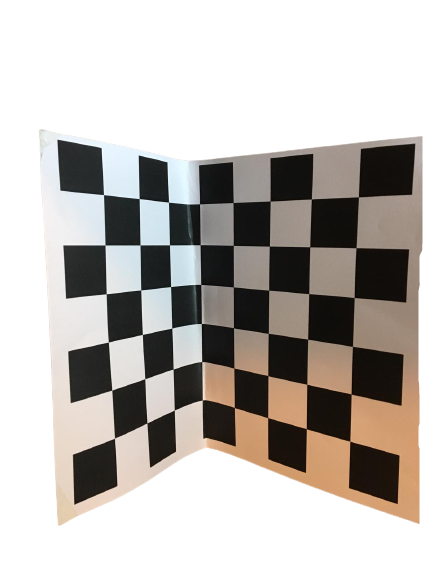
%> input picture EE417-Computer Vision/LAB Assignment 6/MATLAB CODES & INPUT IMAGES/mychecker.png, 433 x 577 px
$ octave postlab6.m   (GNU Octave 9; MATLAB toolbox functions it lacks are replaced by stand-ins)
%> lines starting %> are read from the running program, lines starting %| are printed output that depends on the picture; in (x1, y1, x2, y2) boxes, pixels count from 0 and x2, y2 are one past the last pixel; in counts of white or black regions, pixels touching at a corner belong together; the program's own positions count from 1
object = imread("mychecker.png");
%> object is the input picture: size 577x433x3 uint8; mean R, G, B 187.9, 183.2, 178.9
% Ensuring grey scale image
[row,col,ch] = size(object);
%> row = 577; col = 433; ch = 3
if(ch == 3)
    img = rgb2gray(object);
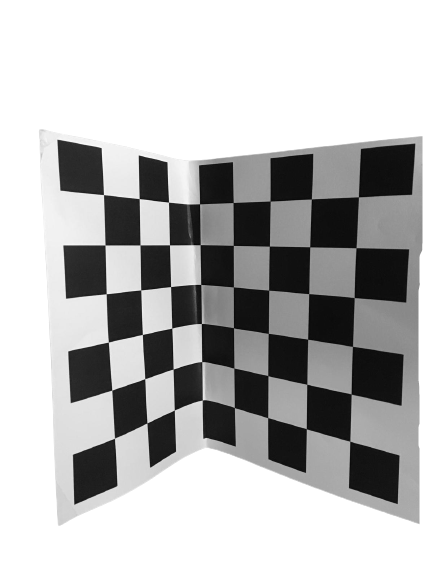
%> img: size 577x433 uint8; min 4, max 255, mean 184.2
end
img = imgaussfilt(img);
BW = edge(img,'canny');
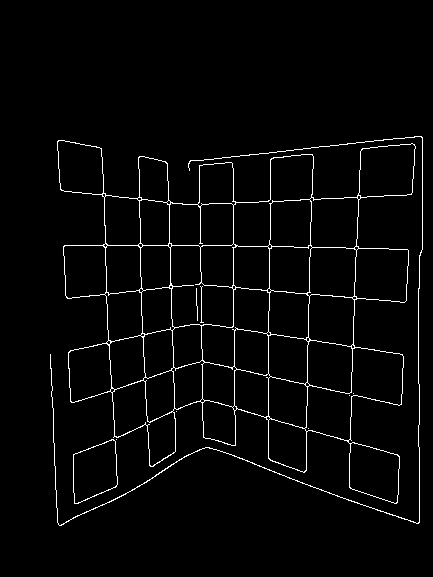
%> BW: size 577x433 logical; 2.7% white in thin lines or dots, all inside (x1, y1, x2, y2) = (50, 136, 423, 526)
[H,T,R] = hough(BW,'Theta',-90:0.5:89);
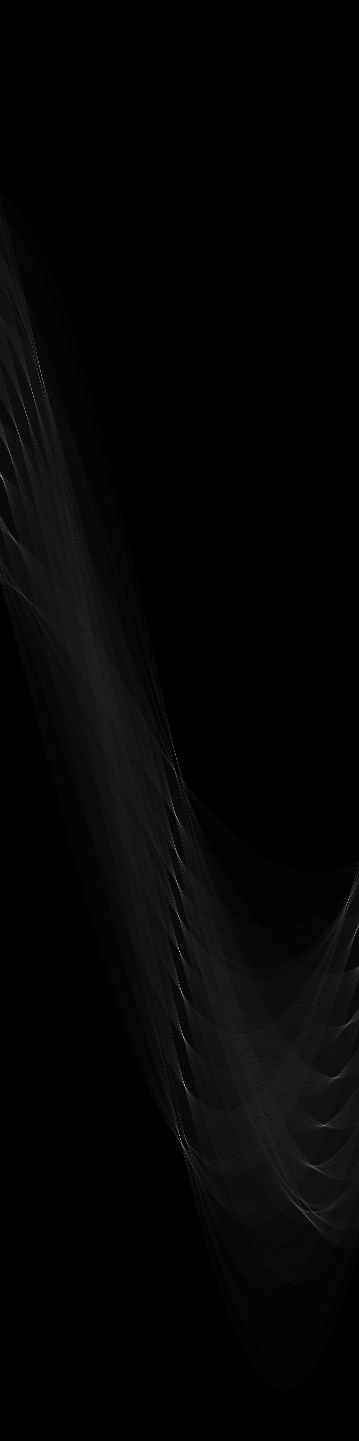
%> H: size 1441x359 double; min 0, max 218, mean 4.7
%> T = 359 values from -90 to 89; R = 1441 values from -720 to 720

peaks = 20;
P  = houghpeaks(H,peaks);
%> P = 20 rows, first 12: [952 180; 884 178; 477 2; 1086 185; 1136 180; 903 348; 1035 183; 434 19; 919 180; 412 26; 992 182; 933 356]

% Find lines and plot them
fillgap = 20;
minlength = 20;
lines = houghlines(BW,T,R,P,'FillGap',fillgap,'MinLength',minlength);
%> lines = 42 lines; longest, point1 to point2 (x, y): (168, 164) to (175, 419), (415, 137) to (190, 163), (196, 285) to (419, 305), (201, 323) to (419, 358), (203, 399) to (400, 457), (140, 244) to (149, 449)
figure()
subplot(1,2,1)
imshow(img);
title("Calibration Object")
subplot(1,2,2)
imshow(img);
hold on
for k = 1:length(lines)
 xy = [lines(k).point1; lines(k).point2];
 plot(xy(:,1),xy(:,2),'LineWidth',2,'Color','green');
 % plot beginnings and ends of lines
 plot(xy(1,1),xy(1,2),'x','LineWidth',2,'Color','yellow');
 plot(xy(2,1),xy(2,2),'x','LineWidth',2,'Color','red');
end
%> this loop made 42 passes
%> xy on passes 1 to 12: [233 157; 235 290], [235 331; 236 457], [168 164; 175 419], [176 439; 176 463], [65 246; 172 247], [236 247; 359 248], [350 454; 350 479], [351 423; 351 451], [352 397; 352 417], [356 280; 356 300], [358 223; 358 250], [359 194; 359 217]
title("Result of Hough line Detection")
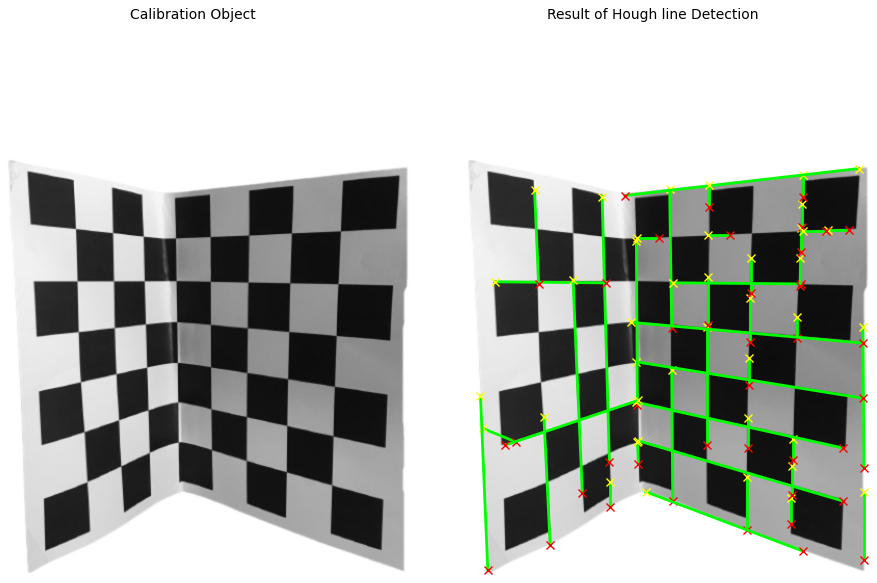
%> figure redrawn from the program's plot data, 2 panels

thetas = [-81, -77.5, -85, 0.5, -0.5, 1]; %first 3 horizontal, next 3 vertical
rhos = [-287, -309, -266, 271, 231, 314];

figure()
imshow(img)
hold on
x = -500:500;
for i = 1:6
    y = (rhos(1, i) - x*cosd(thetas(1, i))) / sind(thetas(1,i));
    plot(x, y,'LineWidth',2,'Color', 'magenta')
end
C = corner(img);
%> C = 89 rows, first 12: [172 287; 104 195; 170 203; 143 336; 109 343; 140 200; 171 246; 108 294; 113 391; 173 329; 146 379; 142 291]
plot(C(:,1),C(:,2),'bo');
intersection_list = [];
for i = 1:3
    for k = 4:6
    B = [rhos(1,i); rhos(1,k)];
    A = [cosd(thetas(1,i)), sind(thetas(1,i)); cosd(thetas(1,k)), sind(thetas(1,k))];
    inv_a = inv(A);
    intersection = inv_a* B;
    intersection_list = [intersection_list; [intersection(1,1), intersection(2,1)]];
    plot(intersection(1,1), intersection(2,1), 'r.', 'Color', 'magenta', 'MarkerSize', 25);
    end
end
%> after the loop, intersection_list = [268.1 333; 233.9 327.6; 308.1 339.4; 267.7 375.9; 234.2 368.4; 307.3 384.6; 268.5 290.5; 233.5 287.4; 308.9 294]
title("Corners extracted by the intersection pointS of six lines and Harris corner detection algorithm")
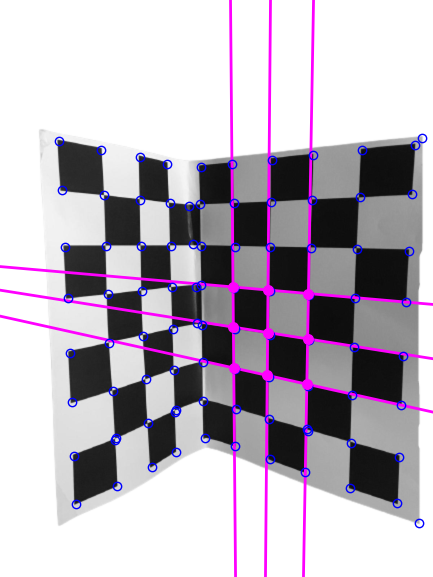
%> figure redrawn from the program's plot data; its title reads 'Corners extracted by the intersection pointS of six lines and Harris corner detection algo'
harris_corners = [64, 62, 63, 49, 65, 46, 70, 74, 55];
actual_point_x = [269.5, 234, 308.5, 268.5, 235, 307.5, 269.5, 234.5, 309.5];
actual_point_y = [334.5, 328, 340.5, 376.5, 369, 385.5, 291.5, 288.5, 294.5];
for i = 1:9
    disp("Corner Point: "+i)
    x1 = intersection_list(i,1);
    y1 = intersection_list(i,2);
    x2 = C(harris_corners(1,i),1);
    y2 = C(harris_corners(1,i),2);
    actual_x = actual_point_x(1,i);
    actual_y = actual_point_y(1,i);
    my_distance = sqrt((x1-x2)^2 + (y1-y2)^2);
    my_distance2 = sqrt((x1-actual_x)^2 + (y1-actual_y)^2);
    my_distance3 = sqrt((x2-actual_x)^2 + (y2-actual_y)^2);
    disp("Distance between Harris Corner (blue circle) and intersection point (magenta circle): "+my_distance)
    disp("Distance between Actual Corner Point and intersection point (magenta circle): "+my_distance2)
    disp("Distance between Actual Corner Point and Harris Corner (blue circle): "+my_distance3)
end
%> this loop made 9 passes
%> (x1, y1, x2, y2, my_distance, my_distance2, my_distance3) on passes 1 to 9: (268.1, 333, 270, 335, 2.73, 2.02, 0.707), (233.9, 327.6, 235, 329, 1.79, 0.404, 1.41), (308.1, 339.4, 309, 340, 1.07, 1.18, 0.707), (267.7, 375.9, 269, 377, 1.71, 1, 0.707), (234.2, 368.4, 235, 369, 0.964, 0.964, 0), (307.3, 384.6, 308, 386, 1.52, 0.879, 0.707), (268.5, 290.5, 270, 291, 1.6, 1.43, 0.707), (233.5, 287.4, 234, 288, 0.735, 1.44, 0.707), (308.9, 294, 309, 295, 0.961, 0.742, 0.707)
%> (printed output is left out)


% [67 lines of commented-out code are left out]
